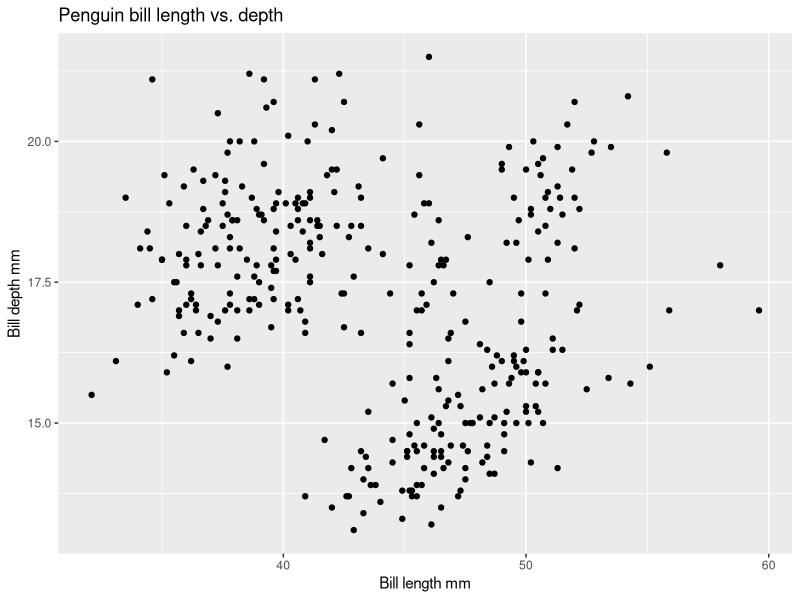
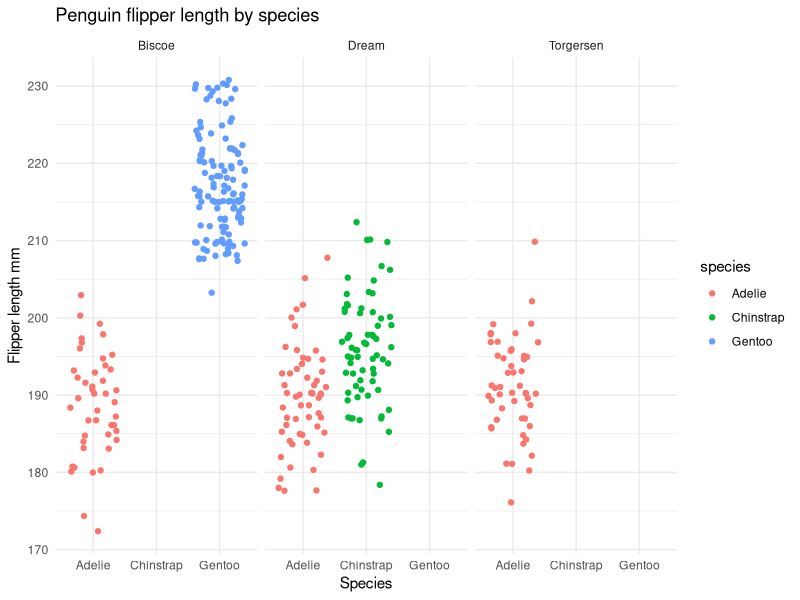

The R source for these figures, in order:
## ---- chunk 1
library(tidyverse, palmerpenguins)


## ---- chunk 2
# create an expression ----
fx <- expression(x^2)

# evaluate at x = 3
x = 3

# find the deriv with respect to x ----
dfdx <- D(expr = fx, name = "x")
dfdx

# Find the slope at x = 3 -----

eval(dfdx)
## ---- chunk 3
# create an expression ----
Pa <- expression(2 * (3 * a + 2)^4 - 5)

# evaluate at a = 1.2----
a = 1.2

# find the deriv with respect to x ----
dPdx <- D(expr = Pa, name = "a")
dPdx

# Find the slope at a = 1.2
eval(dPdx)
## ---- chunk 4
library(palmerpenguins)
data(package = "palmerpenguins")
penguins <- penguins
## ---- chunk 5
ggplot(data = penguins, aes(x = bill_length_mm, y = bill_depth_mm)) +
geom_point()+
  xlab("Bill length mm") +
  ylab("Bill depth mm") +
  ggtitle("Penguin bill length vs. depth")
  

## ---- chunk 6
ggplot(data = penguins, aes(x = species, y = flipper_length_mm)) +
geom_jitter( aes(color = species))+
  xlab("Species") +
  ylab("Flipper length mm") +
  ggtitle("Penguin flipper length by species") +
  facet_wrap (~island) +
  theme_minimal()
